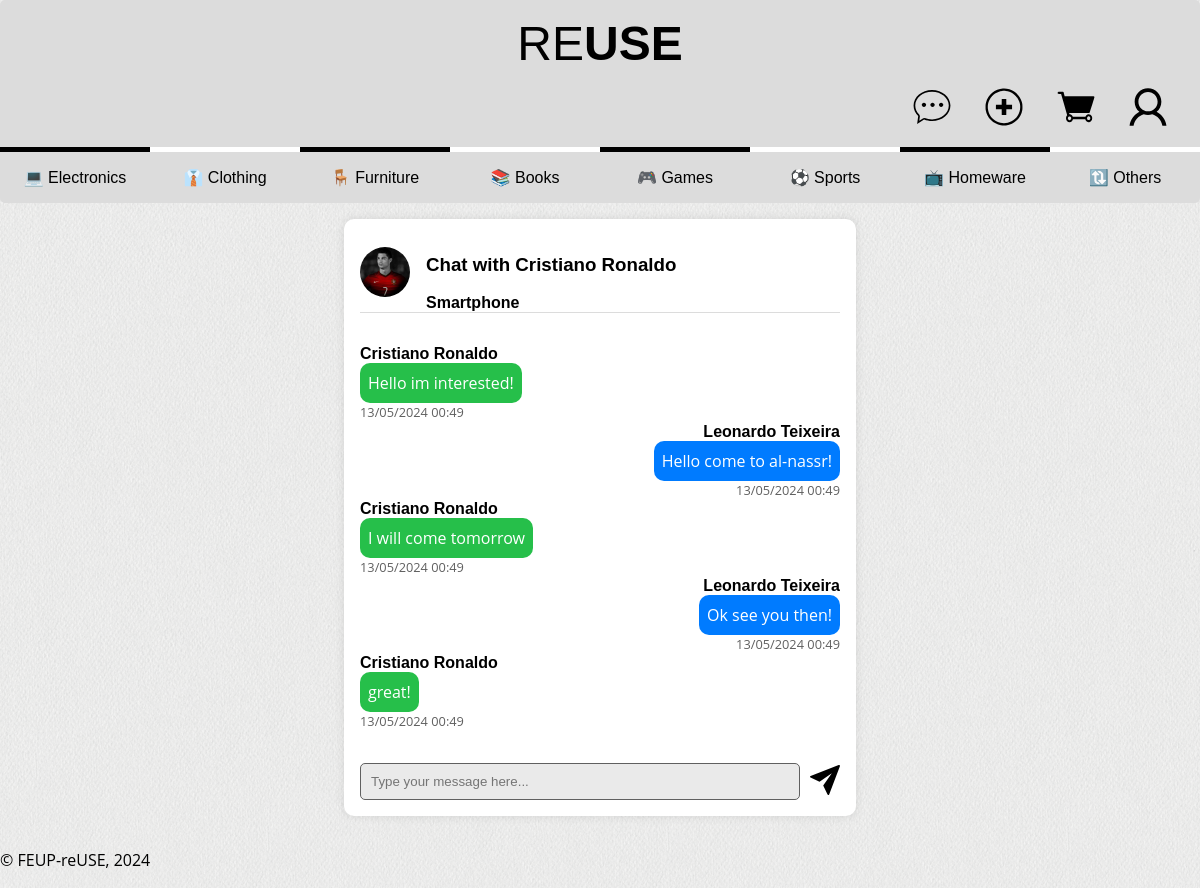
The page /pages/chat_messages.php?otherUserId=2&itemId=1 (signed in) on the database as committed earlier.
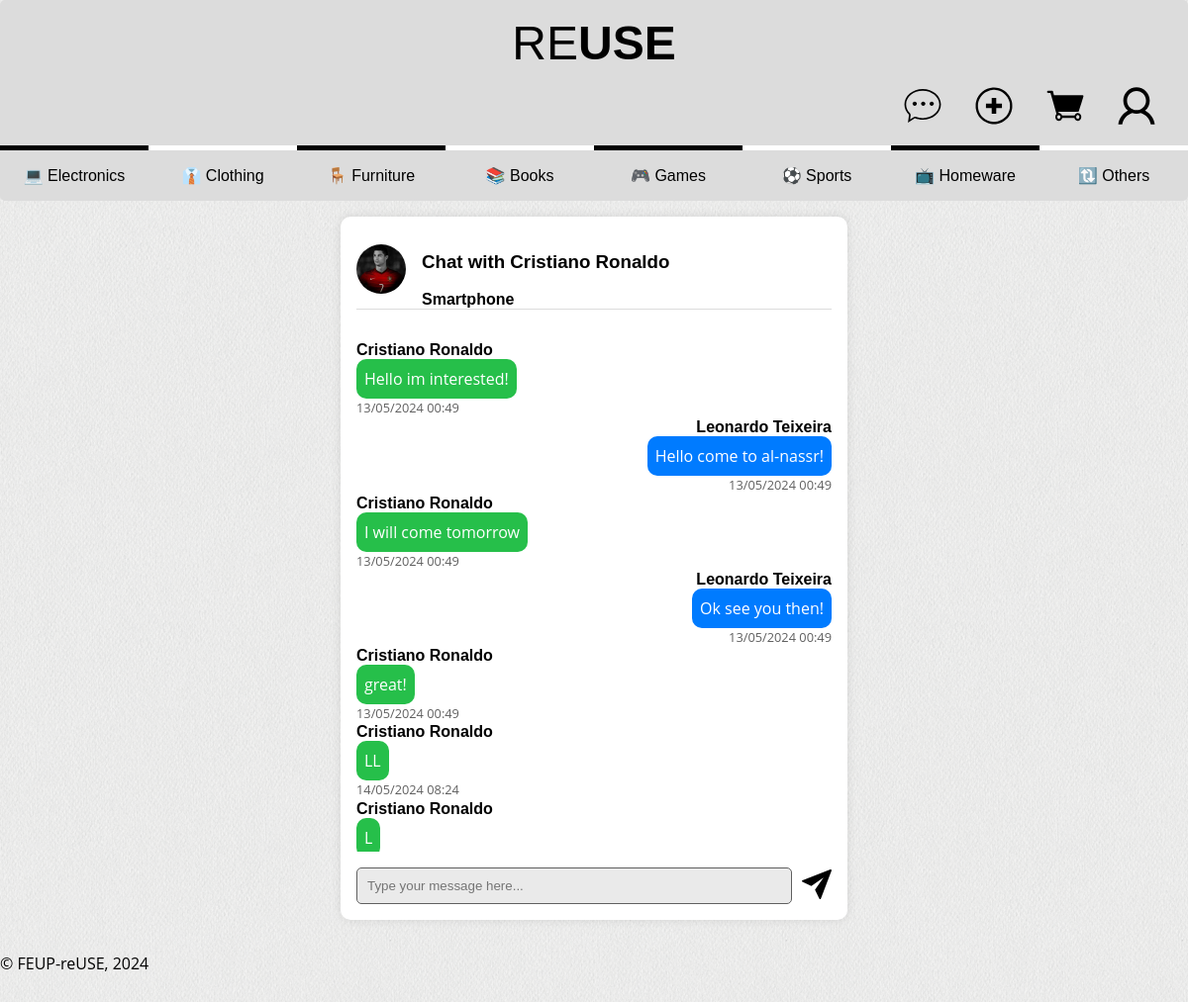
The same page on the database as committed later.
### tables this page shows
CREATE TABLE Categories (
    idCategory INTEGER PRIMARY KEY,
    categoryName TEXT UNIQUE NOT NULL
);

CREATE TABLE Users (
    idUser INTEGER PRIMARY KEY,
    name TEXT NOT NULL,
    username TEXT UNIQUE NOT NULL,
    password TEXT NOT NULL,
    email TEXT UNIQUE NOT NULL,
    isAdmin BOOLEAN NOT NULL DEFAULT 0
);

CREATE TABLE Images (
    idImage INTEGER PRIMARY KEY AUTOINCREMENT,
    imagePath TEXT NOT NULL
);

CREATE TABLE Items (
    idItem INTEGER PRIMARY KEY AUTOINCREMENT,
    idSeller INTEGER NOT NULL,
    name TEXT NOT NULL,
    introduction TEXT,
    description TEXT,
    idCategory INTEGER,
    brand TEXT,
    model TEXT,
    idSize INTEGER,
    idCondition INTEGER,
    price REAL NOT NULL,
    active BOOLEAN NOT NULL DEFAULT TRUE,
    featured BOOLEAN NOT NULL DEFAULT FALSE,
    FOREIGN KEY (idSeller) REFERENCES Users(idUser),
    FOREIGN KEY (idCategory) REFERENCES Categories(idCategory),
    FOREIGN KEY (idSize) REFERENCES Sizes(idSize),
    FOREIGN KEY (idCondition) REFERENCES Conditions(idCondition)
);

CREATE TABLE Chats (
    idChat INTEGER PRIMARY KEY,
    idSender INTEGER NOT NULL,
    idRecipient INTEGER NOT NULL,
    message TEXT NOT NULL,
    timestamp TIMESTAMP DEFAULT CURRENT_TIMESTAMP,
    idItem INTEGER NOT NULL,
    FOREIGN KEY (idSender) REFERENCES Users(idUser),
    FOREIGN KEY (idRecipient) REFERENCES Users(idUser),
    FOREIGN KEY (idItem) REFERENCES Items(idItem)
);

### pages/chat_messages.php (called while the page is built, shortened)
<?php
require_once(__DIR__ . '/../utils/session.php');
$session = new Session();
require_once(__DIR__ . '/../database/connection.db.php');
require_once(__DIR__ . '/../database/category.class.php');
require_once(__DIR__ . '/../database/item.class.php');
require_once(__DIR__ . '/../database/users.class.php');
require_once(__DIR__ . '/../database/chats.class.php');
require_once(__DIR__ . '/../templates/common.tpl.php');
require_once(__DIR__ . '/../templates/chat.tpl.php');
$db = getDatabaseConnection();
$categories = Category::getCategories($db);
$userId = $session->getId();
$otherUserId = $_GET['otherUserId'];
$itemId = $_GET['itemId'];
$chats = Chat::getChatByUserAndItem($db, (int)$userId, (int)$otherUserId, (int)$itemId);
drawHeader($session, ['chat']);
drawCategories($categories);
drawChatMessages($db, $chats, $userId, $otherUserId, $itemId);
drawFooter();
?>

### utils/session.php (called while the page is built, shortened)
<?php
  class Session {
    public function isLoggedIn() : bool {
      return isset($_SESSION['id']);
    }
    public function getId() : ?int {
      return isset($_SESSION['id']) ? $_SESSION['id'] : null;
    }
  }
?>

### database/category.class.php (called while the page is built, shortened)
<?php
class Category {
    public function __construct(int $idCategory, string $categoryName) {
        $this->idCategory = $idCategory;
        $this->categoryName = $categoryName;
    }
    static function getCategories(PDO $db): array {
        try {
            $stmt = $db->prepare('SELECT * FROM Categories');
            $stmt->execute();
            $categories = array();
            while ($category = $stmt->fetch()) {
                $categories[] = new Category(
                    $category['idCategory'],
                    $category['categoryName']
                );
            }
            return $categories;
        } catch (PDOException $e) {
            echo "Error fetching categories: " . $e->getMessage();
            return array();
        }
    }
}
?>

### database/users.class.php (called while the page is built, shortened)
<?php
class User {
    public int $idUser;
    public function __construct(int $idUser, string $name, string $username, string $password, string $email, bool $isAdmin) {
        $this->idUser = $idUser;
        $this->name = $name;
    }
    public static function getUserById(PDO $db, int $idUser): ?User {
        $stmt = $db->prepare('SELECT * FROM Users WHERE idUser = ?');
        $stmt->execute([$idUser]);
        $user = $stmt->fetch();
        return new User($user['idUser'], $user['name'], $user['username'], $user['password'], $user['email'], (bool) $user['isAdmin']);
    }
    public function getProfileImage(PDO $db): ?string {
        $stmt = $db->prepare('SELECT imagePath FROM UserImage JOIN Images ON UserImage.idImage = Images.idImage WHERE idUser = ?');
        $stmt->execute(array($this->idUser));
        $imagePath = $stmt->fetch();
        if ($imagePath)
            $imagePath = $imagePath['imagePath'];
        return $imagePath ? $imagePath : null;
    }
}
?>

### database/item.class.php (called while the page is built, shortened)
<?php
require_once 'connection.db.php';
require_once 'category.class.php';
require_once 'users.class.php';
class Item {
    public function __construct(int $idItem, int $idSeller, string $name, ?string $introduction, ?string $description, int $idCategory, ?string $brand, ?string $model, int $idSize, int $idCondition, float $price, bool $active, bool $featured) {
        $this->name = $name;
    }
    public static function getItemById(PDO $db ,int $idItem): ?Item {
        $stmt = $db->prepare('SELECT * FROM Items WHERE idItem = ?');
        $stmt->execute(array($idItem));
        $item = $stmt->fetch();
        return new Item(
            $item['idItem'],
            $item['idSeller'],
            $item['name'],
            $item['introduction'],
            $item['description'],
            (int) $item['idCategory'],
            $item['brand'],
            $item['model'],
            (int) $item['idSize'],
            (int) $item['idCondition'],
            $item['price'],
            (bool) $item['active'],
            (bool) $item['featured']
        );
    }
}
?>

### database/chats.class.php (called while the page is built, shortened)
<?php
require_once 'users.class.php';
class Chat {
    public static function getChatByUserAndItem($db, $userId, $otherUserId, $itemId) {
        $query = "SELECT * FROM Chats WHERE ((idSender = ? AND idRecipient = ?) OR (idSender = ? AND idRecipient = ?)) AND idItem = ?";
        $stmt = $db->prepare($query);
        $stmt->execute(array($userId, $otherUserId, $otherUserId, $userId, $itemId));
        return $stmt->fetchAll();
    }
}
?>

### templates/chat.tpl.php (the view, shortened to what this page needs)
<?php
  require_once(__DIR__ . '/../database/item.class.php');
    require_once(__DIR__ . '/../database/users.class.php');
?>
<?php function drawChatMessages($db, $chats, $userId, $otherUserId, $itemId) { ?>
    <section class="chat">
        <header>
            <?php
                $otherUser = User::getUserById($db, (int)$otherUserId);
                $otherUserImage = $otherUser->getProfileImage($db);
                $item = Item::getItemById($db, (int)$itemId);
                if ($otherUserImage) {
                    echo "<a href='../pages/user-profile.php?idUser={$otherUserId}'><img src='{$otherUserImage}' alt='User Image'></a>";
                }
                else {
                    echo "<a href='../pages/user-profile.php?idUser={$otherUserId}'><img src='../docs/images/default_profile_picture.png' alt='User Image'></a>";
                }
            ?>
            <div>
                <h3>Chat with <?=User::getUserById($db,(int) $otherUserId)->name?></h3>
                <h4><?=$item->name?></h4>
            </div>
        </header>
            <div class="messages-container">
            <?php foreach ($chats as $chat) { ?>
                <div class="message_<?php echo $chat['idSender'] === $userId ? 'outgoing' : 'incoming'; ?>">
                    <h4><?= htmlentities(User::getUserById($db, $chat['idSender'])->name) ?></h4>
                    <p class="message_content"><?= htmlentities($chat['message']) ?></p>
                    <p class="hint"><?= htmlentities(date('d/m/Y H:i', strtotime($chat['timestamp']))) ?></p>
                </div>
            <?php } ?>
           </div>
            <form action="../actions/action_send_message.php" method="post" class="message-form">
                <div class="message-input">
                    <input type="text" name="message" placeholder="Type your message here..." required>
                    <button type="submit"><img src="../docs/images/icon_send.svg" alt="Send"></button>
                </div>
            </form>
    </section>
<?php } ?>

### templates/common.tpl.php (shortened to what this page needs)
<?php function drawHeader($session, $jsPages = array("script")) { ?>
  <!DOCTYPE html>
  <html lang="en">
    <head>
      <link rel="stylesheet" href="../css/style.css">
      <link rel="stylesheet" href="../css/layout.css">
      <link rel="stylesheet" href="../css/responsive.css">
    </head>
    <body>
      <header>
        <h1>
            <a href="../pages/index.php">RE<strong>USE</strong></a>
        </h1>
        <?php
          if ($session->isLoggedIn()) {
        ?>
            <div id="user-icons">
              <a href="../pages/chats.php"><img src="../docs/images/icon_chat.svg" alt="Chats"></a>
              <a href="../pages/add_publication.php"><img src="../docs/images/icon_add.svg" alt="Add Publication"></a>
              <a href="../pages/cart.php" id="cart-icon"><img src="../docs/images/icon_cart.svg" alt="Cart"></a>
              <a href="../pages/user-profile.php?idUser=<?=$_SESSION['id']?>"><img src="../docs/images/icon_profile.svg" alt="Profile"></a>
            </div>
        <?php
          }
        ?>
      </header>
<?php } ?>
<?php function drawCategories($categories) { ?>
    <nav id="menu">
        <ul>
            <?php foreach ($categories as $category) { ?>
                <li><a href="../pages/index.php?category=<?= $category->idCategory ?>"><?= htmlspecialchars_decode(htmlentities($category->categoryName)) ?></a></li>
            <?php } ?>
        </ul>
    </nav>
<?php } ?>
<?php function drawFooter() { ?>
    <footer>
        <p>&copy; FEUP-reUSE, 2024</p>
    </footer>
  </body>
</html>
<?php } ?>

### css/style.css (style rules this page uses)
:root { --lightgrey: #dcdcdc; --lightergrey: #eaeaea; --grey: #606060; --blue: #007bff; --darkblue: #0056b3; --black: #000000; --white: #ffffff; --red: #d11b2e; --green: #26bf4a; --yellow: #f59918; }
a { text-decoration: none; color: var(--black); transition: 0.3s ease; }
body > header { background-color: var(--lightgrey); border-radius: 5px 5px 0 0; }
body > header h1 { font-size: 3em; font-weight: 100; color: var(--black); margin: 0; }
body > header strong { font-weight: 900; }
body > header h1 a { text-decoration: none; color: var(--black); }
#user-icons { margin-top: 1em; }
#user-icons a { padding: 0 1em; }
#user-icons img { width: 40px; height: 40px; }
#menu { background-color: var(--lightgrey); border-radius: 0 0 5px 5px; }
#menu ul { margin: 0; padding: 0; }
#menu li { list-style-type: none; text-align: center; padding: 1em 0; }
#menu a { padding: 1em; }
#menu li:nth-child(odd) { border-top: 5px solid var(--black); }
#menu li:nth-child(even) { border-top: 5px solid var(--white); }
button { background-color: var(--blue); color: var(--white); border: none; padding: 0.5em 1em; border-radius: 5px; transition: 0.3s; }
input, select { padding: 0.5em; border: 1px solid var(--grey); border-radius: 5px; }
.hint { font-size: 0.8em; color: var(--grey); }
.chats, .chat { background-color: var(--white); box-shadow: 0 0 10px rgba(0, 0, 0, 0.1); border-radius: 10px; width: 30em; }
.chats article img, .chat img { width: 50px; height: 50px; border-radius: 50%; }
.chat h4 { margin: 0; }
.chat header { width: 100%; border-bottom: 1px solid var(--lightgrey); margin-bottom: 1em; }
.chat .message_incoming p.message_content { margin: 0; padding: 0.5em; border-radius: 10px; background-color: var(--green); color: var(--white); }
.chat .message_outgoing p.message_content { margin: 0; padding: 0.5em; border-radius: 10px; background-color: var(--blue); color: var(--white); }
.chat .hint { margin: 0; }
.message-form { width: 100%; }
.message-input { margin-top: 1em; }
.message-input input[type="text"] { flex: 1; padding: 10px; border: 1px solid var(--grey); border-radius: 5px; margin-right: 10px; background-color: var(--lightergrey); }
.message-input button { background: none; border: none; cursor: pointer; padding: 0; margin: 0; }
.message-input img { border-radius: 0; width: 30px; height: 30px; }
.message_incoming, .message_outgoing { max-width: 50%; word-wrap: break-word; }
.messages-container { max-height: 500px; padding: 1em; overflow-y: auto; scrollbar-width: thin; }
body { font-family: "Poppins", sans-serif; }
p { font-family: "Open Sans", sans-serif; line-height: 1.5em; }

### css/layout.css (style rules this page uses)
body { margin: 0 auto; background-image: url("../docs/images/website_background.png"); width: 80em; display: grid; grid-template-columns: 1fr 4fr; grid-template-rows: auto; grid-template-areas: "header header" "menu menu" "signup signup" "details details" "aside items" "footer footer"; }
body > header { grid-area: header; }
#menu { grid-area: menu; }
body > footer { grid-area: footer; }
body > header { display: flex; flex-direction: column; padding: 1em; }
body > header h1 { display: flex; justify-content: center; }
#signup, #user-icons { display: flex; justify-content: flex-end; flex-wrap: wrap; }
#menu ul { display: flex; flex-direction: row; flex-wrap: wrap; }
#menu li { display: block; flex: 1; }
form { display: flex; flex-direction: column; }
.chats, .chat { margin: 1em auto; padding: 1em; grid-area: details; display: flex; flex-direction: column; align-items: center; }
.messages-container { width: 100%; grid-area: details; display: flex; flex-direction: column; align-items: center; }
.chats article, .chat header { display: flex; align-items: center; justify-content: flex-start; gap: 1em; }
.chat .message_incoming { display: flex; flex-direction: column; align-items: flex-start; }
.chat .message_outgoing { display: flex; flex-direction: column; align-items: flex-end; }
.message_incoming { align-self: flex-start; }
.message_outgoing { align-self: flex-end; }
.message-form { display: flex; flex-direction: column; }
.message-input { display: flex; align-items: center; }

### css/responsive.css (style rules this page uses)
@media (max-width: 80em) { body { width: 100%; } }

Rows that differ between the two databases and show on the page:
added chats: idSender.isAdmin "Cristiano Ronaldo", message "LL", timestamp "14/05/2024 08:24"
added chats: idSender.isAdmin "Cristiano Ronaldo", message "L"
